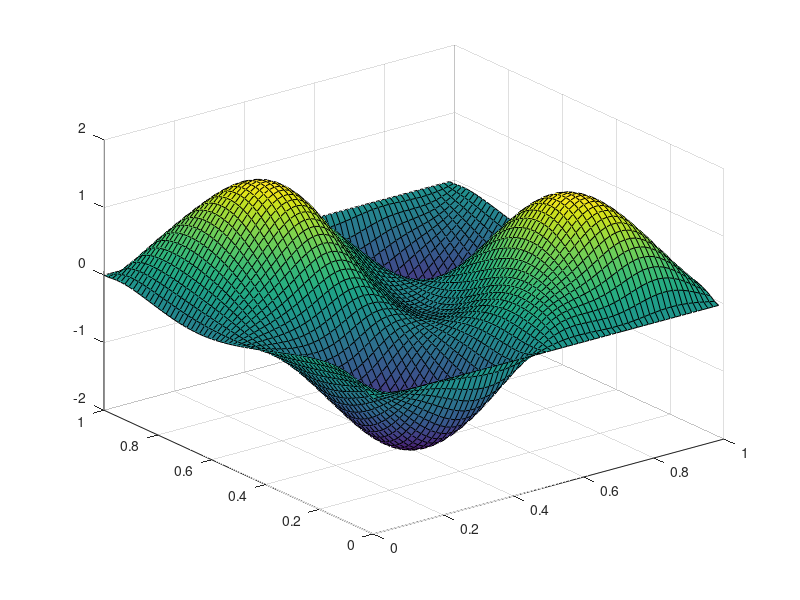
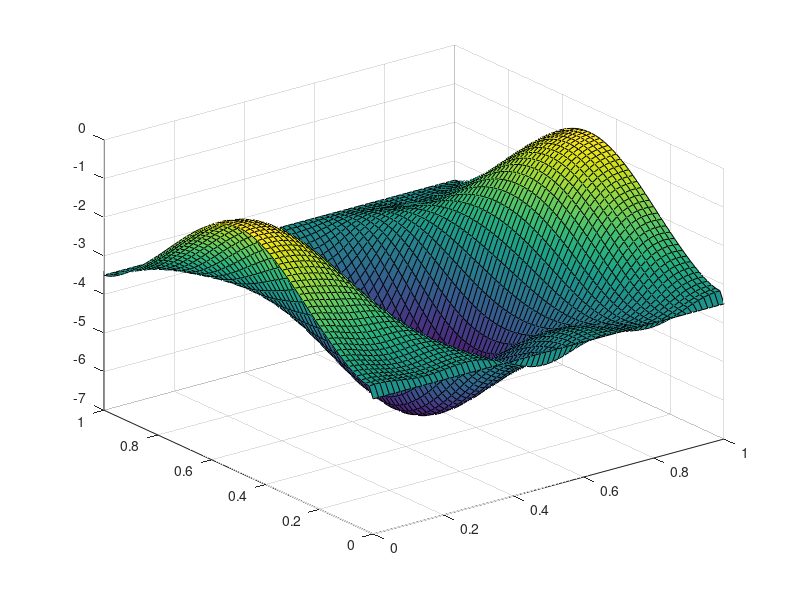
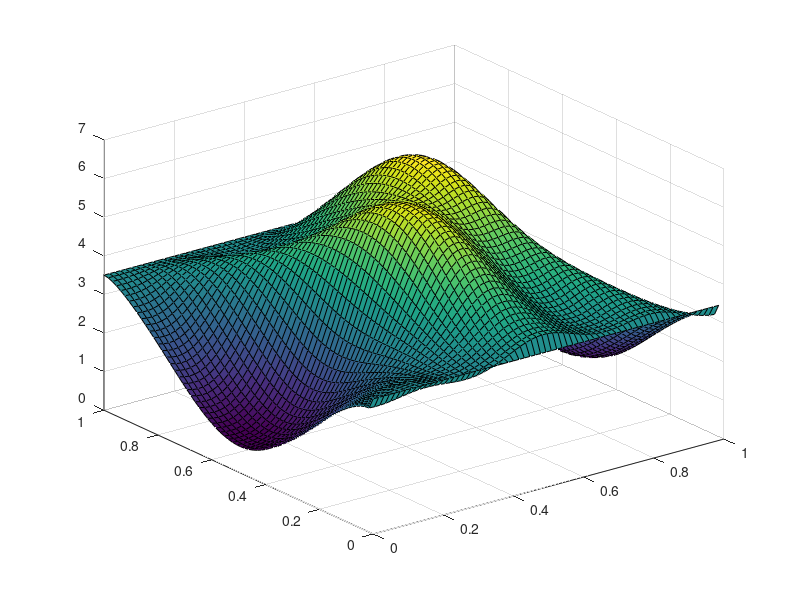

The MATLAB source for these figures, in order:
clear;clc

%% Setup
Nx = 64; % number of grid points along one direction
Ny = Nx;
L = 1; 
x = linspace(0,L,Nx+2);
dx = x(2)-x(1);
dx2 = dx * dx;
y = x;
dy = y(2)-y(1);

xint = x(2:end-1);
yint = y(2:end-1);
%xint = x;
%yint = y;

[Xint,Yint] = meshgrid(xint,yint); % make 2D grid of interior points
[X,Y] = meshgrid(x, y);

N_U = Nx*Ny;
N_V = Nx*(Ny+1);

x_i_U = xint - dx/2;

y_j_V = yint - dy/2;
y_j_V(end+1) = yint(end) + dy/2;

%% RHS

f_bc = zeros([Ny Nx]);
g_bc = zeros([Ny+1, Nx]);
h_bc = zeros([Ny Nx]);

g_bc(1,:) = 3.5/dx2;
g_bc(Ny+1,:) = 3.5/dx2;

h_bc(1,:) = 3.5/dx;
h_bc(Ny,:) = -3.5/dx;
figure(1);
spy(g_bc(:));

%% Sigma

compute_sigma = @(x, y) 50 * (sin(2 * pi * x) * sin(4 * pi * y) + 1);

sigma_matrix_U = zeros([Nx Ny]);
for k = 1:Nx
    for j = 1:Ny
        sigma_matrix_U(k, j) = compute_sigma(x_i_U(k), yint(j));
    end
end

sigma_U_diag = diag(sigma_matrix_U(:));

sigma_matrix_V = zeros([Nx Ny+1]);
for k = 1:Nx
    for j = 1:Ny+1
        sigma_matrix_V(k, j) = compute_sigma(xint(k), y_j_V(j));
    end
end

sigma_V_diag = diag(sigma_matrix_V(:));

%% Laplacian

% Lap_U = 1/dx2 * laplacian_2d_kron(Nx, Ny);
% Lap_V = laplacian_2d_kron(Nx-1, Ny);
% 
% spy(Lap_V)
% 
% function A = laplacian_2d_kron(m, n)
%     % 1D operators
%     D1_y = dirichlet_laplacian_1d(m);  % m x m (Dirichlet in y-direction)
%     D1_x = periodic_laplacian_1d(n);   % n x n (periodic in x-direction)
% 
%     I_m = speye(m);
%     I_n = speye(n);
% 
%     % - I_m ⊗ D1_x handles horizontal connections (within rows)
%     % - D1_y ⊗ I_n handles vertical connections (between rows)
%     A = kron(I_m, D1_x) + kron(D1_y, I_n);
% end
% 
% function D = periodic_laplacian_1d(n)
%     D = sparse(n, n);
% 
%     % Main diagonal
%     D = D + sparse(1:n, 1:n, -2*ones(1,n), n, n);
% 
%     % Supra-diagonal
%     D = D + sparse(1:n-1, 2:n, ones(1,n-1), n, n);
% 
%     % Sub-diagonal  
%     D = D + sparse(2:n, 1:n-1, ones(1,n-1), n, n);
% 
%     % Periodic boundary terms
%     D(1, n) = 1;    % connects first to last
%     D(n, 1) = 1;    % connects last to first
% end
% 
% function D = dirichlet_laplacian_1d(n)
%     D = sparse(n, n);
% 
%     % Main diagonal
%     D = D + sparse(1:n, 1:n, -2*ones(1,n), n, n);
% 
%     % Supradiagonal
%     D = D + sparse(1:n-1, 2:n, ones(1,n-1), n, n);
% 
%     % Subdiagonal  
%     D = D + sparse(2:n, 1:n-1, ones(1,n-1), n, n);
% end

%% Laplacian U

main_diag = -2 * ones(Nx, 1);
off_diag = ones(Nx, 1);
D2_1d = spdiags([off_diag, main_diag, off_diag], [-1, 0, 1], Nx, Nx);

D2_1d_periodic = D2_1d;
D2_1d_periodic(1, end) = 1;      % top-right corner
D2_1d_periodic(end, 1) = 1;      % bottom-left corner

D2_1d_dirichlet = D2_1d;
D2_1d_dirichlet(1,1) = -3;
D2_1d_dirichlet(Nx,Nx) = -3;

D2_1d_periodic = D2_1d_periodic / dx2;
D2_1d_dirichlet = D2_1d_dirichlet / dx2;

I = speye(Ny);

Lap_U = kron(D2_1d_periodic, I) + kron(I, D2_1d_dirichlet);
spy(Lap_U);

%% Laplacian V 

main_diag = -2 * ones(Ny+1, 1);
off_diag = ones(Ny+1, 1);
D2_1d = spdiags([off_diag, main_diag, off_diag], [-1, 0, 1], Ny+1, Ny+1);

D2_1d_periodic = D2_1d;
D2_1d_periodic(1, end) = 1;      % top-right corner
D2_1d_periodic(end, 1) = 1;      % bottom-left corner

D2_1d = D2_1d / dx2;
D2_1d_periodic = D2_1d_periodic / dx2;

I = speye(Ny);

Lap_V = kron(D2_1d_periodic, I) + kron(I, D2_1d);
spy(Lap_V);

%% Gradient X

main_diag = ones(Nx, 1);
off_diag = -1 * ones(Nx, 1);
D2_1d = spdiags([off_diag, main_diag], [-1, 0], Nx, Nx);

D2_1d(1, end) = -1;      % top-right corner

D2_1d = D2_1d / dx;

I_y = speye(Ny);

G_x = kron(D2_1d, I_y);

spy(G_x);

%% Gradient Y

main_diag = ones(Ny+1, 1);
off_diag = -1 * ones(Ny+1, 1);
D2_1d = spdiags([main_diag, off_diag], [0, -1], Ny+1, Ny+1);

D2_1d = D2_1d / (dy);

I_x = speye(Nx);

G_y = kron(I_x, D2_1d);

G_y(:,1:Ny+1:end) = [];

% % Initialize sparse matrix for vertical derivative
% G_y = sparse(N_V, N_U); 
% 
% % Populate Dvx
% for i = 1:(N_V)
%     G_y(i, i) = -1; % Current pixel
%     G_y(i, i + Ny) = 1; % Pixel in the next row
% end
% 
% G_y = G_y / dy;

spy(G_y)

%% Divergence

D_x = -1 * G_x';
D_y = -1 * G_y';

% for k = 1:size(D_y, 1)
%     currentRow = D_y(k, :);
% 
%     % Check if all elements in the current row are the same
%     % This is true if the number of unique elements is 1
%     if nnz(currentRow) == 1
%         % If all elements are the same, set the entire row to zeros
%         D_y(k, :) = zeros(1, length(currentRow));
%     end
% end

spy(D_y);

%% Saddle Point System
Z1 = zeros(N_U, N_V);
Z2 = zeros(N_V, N_U);
A = [ Lap_U + sigma_U_diag     zeros(N_U, N_V)          G_x; 
      zeros(N_V, N_U)          Lap_V + sigma_V_diag     G_y;
      D_x                      D_y                      zeros(N_U, N_U) ];

RHS = [ f_bc(:);
        g_bc(:);
        h_bc(:); ];

sol = A\RHS;

U = sol(1:N_U);
V = sol(N_U+1:N_U+N_V);
P = sol(N_U+N_V+1:end);

Uplot = reshape(U, [Nx Ny]);
Vplot = reshape(V, [Nx + 1 Ny]);
Pplot = reshape(P, [Nx Ny]);

UFull = zeros(Nx+2,Ny+2);
UFull(2:Nx+1,2:Ny+1) = Uplot;
UFull(:,1) = UFull(:,Ny+1);
UFull(:,Ny+2) = NaN;
UFull = - UFull;

figure(1);
surf(X, Y, UFull);

% Vplot(2,:) = Vplot(2,:) + 3.5;
% Vplot(:,2) = Vplot(:,2) + 3.5;
% Vplot(:,Nx-1) = Vplot(:,Nx-1) + 3.5;
% Vplot = -Vplot;

% VFull = zeros(Nx+2,Ny+2);
% VFull(2:Nx+2,1:Ny) = Vplot;
% VFull(Ny+1,:) = VFull(2,:);
% VFull(1,:) = -3.5;
% VFull(Nx+2,:) = -3.5;

VFull = zeros(Nx+2,Ny+2);
VFull(1:Nx+1,2:Ny+1) = Vplot;
VFull(1,:) = 3.5;
VFull(Nx+2,:) = 3.5;
VFull(2,:) = VFull(2,:) + 3.5;
VFull(:,1) = VFull(:,Ny+1);
VFull(:,Ny+2) = VFull(:,2);
VFull = -VFull;
%VFull(:,1) = VFull(:,Ny+1);

figure(2);
surf(X, Y, VFull);

figure(3);
Umean = abs(sqrt(UFull.^2 + VFull.^2));
surf(X,Y,Umean);
